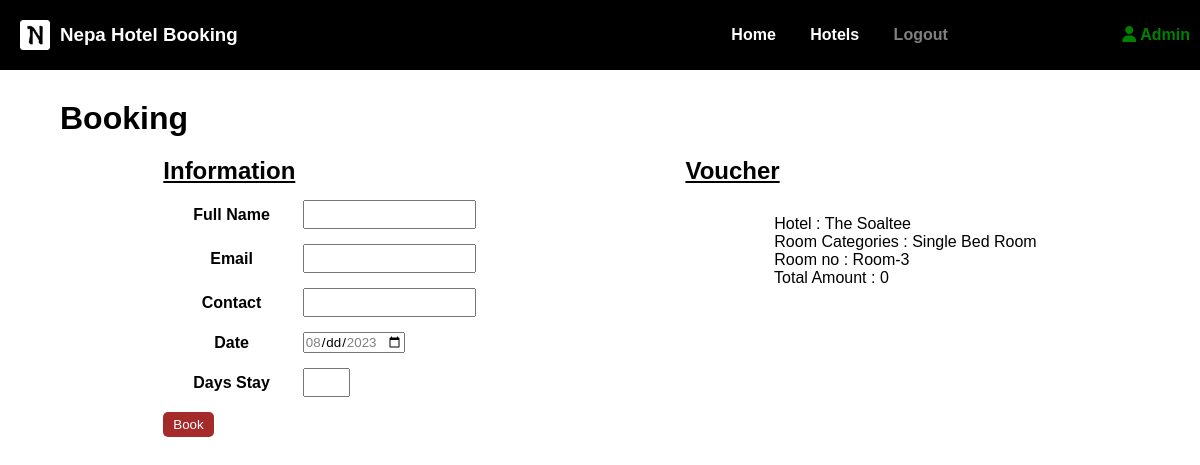
The page /book.php?rid=14&cid=12 (signed in) on the database its author committed.
### tables this page shows
CREATE TABLE IF NOT EXISTS `account` (
  `id` bigint(20) NOT NULL AUTO_INCREMENT,
  `username` varchar(255) NOT NULL,
  `password` varchar(255) NOT NULL,
  `email` varchar(255) NOT NULL,
  `role` text NOT NULL,
  PRIMARY KEY (`id`)
);

CREATE TABLE IF NOT EXISTS `hotels` (
  `hid` bigint(20) NOT NULL AUTO_INCREMENT,
  `hotel_name` varchar(255) NOT NULL,
  `hotel_img` varchar(255) NOT NULL,
  `hotel_desc` text NOT NULL,
  `hotel_address` varchar(255) NOT NULL,
  `manager` text NOT NULL,
  `active` text NOT NULL,
  PRIMARY KEY (`hid`)
);

CREATE TABLE IF NOT EXISTS `categories` (
  `cid` int(11) NOT NULL AUTO_INCREMENT,
  `cname` text NOT NULL,
  `cimg` text NOT NULL,
  `cprice` varchar(20) NOT NULL,
  `hid` bigint(20) NOT NULL,
  `cdesc` text NOT NULL,
  PRIMARY KEY (`cid`)
);

CREATE TABLE IF NOT EXISTS `rooms` (
  `rid` bigint(20) NOT NULL AUTO_INCREMENT,
  `room` varchar(30) NOT NULL,
  `cid` bigint(20) NOT NULL,
  `cname` text NOT NULL,
  `hid` bigint(20) NOT NULL,
  `status` text NOT NULL,
  PRIMARY KEY (`rid`)
);

### components/function.php (called while the page is built, shortened)
<?php
function check_login($con)
{
    if (isset($_SESSION['siid'])) {
        $id = $_SESSION['siid'];
        $query = "select * from account where id = '$id' limit 1";
        $result = mysqli_query($con, $query);
        if ($result && mysqli_num_rows($result) > 0) {
            $userdata = mysqli_fetch_assoc($result);
            return $userdata;
        }
    } else {
        header("Location: login.php");
    }
}

### book.php (the view, shortened to what this page needs)
<!DOCTYPE html>
<html lang="en">
<head>
  <link rel="stylesheet" href="css/styles.css" />
  <link rel="stylesheet" href="css/index.css" />
  <link rel="stylesheet" href="css/search.css" />
  <link rel="stylesheet" href="css/desc.css" />
  <link rel="stylesheet" href="https://cdnjs.cloudflare.com/ajax/libs/font-awesome/4.7.0/css/font-awesome.min.css" />
  <link rel="stylesheet" href="fontawesome/css/all.min.css">
  <link rel="stylesheet" href="fontawesome/css/fontawesome.min.css">
</head>
<body>
  <?php include("components/header.php"); ?>
  <?php
  if (isset($_GET['rid']) && isset($_GET['cid'])) {
    $rid = $_GET["rid"];
    $cid = $_GET["cid"];
    $result = mysqli_query($con, "SELECT * FROM rooms WHERE rid =$rid");
    $room = mysqli_fetch_array($result);
    $rresult = mysqli_query($con, "SELECT * FROM categories WHERE cid =$cid");
    $category = mysqli_fetch_array($rresult);
    $hid = $category['hid'];
    $rresult = mysqli_query($con, "SELECT * FROM hotels WHERE hid =$hid");
    $hotel = mysqli_fetch_array($rresult);
  } else {
    header('Location: hotel.php');
  }
  ?>
  <div class="container px">
    <h1>Booking</h1>
    <div class="description">
      <form action="" method="post">
        <h2><u>Information</u></h2>
        <table>
          <tr>
            <th class="py"><label for="fname">Full Name</label></th>
            <td><input class="sinput" type="text" name="fname" id="fname"></td>
          </tr>
          <tr>
            <th class="py"><label for="email">Email</label></th>
            <td><input class="sinput" type="email" name="email" id="email" required></td>
          </tr>
          <tr>
            <th class="py"><label for="contact">Contact</label></th>
            <td><input class="sinput" type="text" name="contact" id="contact" required></td>
          </tr>
          <tr>
            <th class="py">
              <label for="datemin"><strong>Date</strong></label><br>
            </th>
            <td>
              <input type="date" id="checked_in" name="checked_in" max="<?php echo date("Y-m-d", strtotime("+3 day")); ?>" min="<?php echo date("Y-m-d", strtotime("+1 day")); ?>" required>
            </td>
          </tr>
          <tr>
            <th class="py"><label for="days">Days Stay</label></th>
            <td><input class="sinput" type="number" name="days" id="days" min="1" max="7" required></td>
          </tr>
        </table>
        <Button class="btn" type="submit" name="book">Book</Button>
      </form>
      <div class="voucher">
        <h2><u>Voucher</u></h2>
        <pre class="px">
                    Hotel : <span><?php echo $hotel['hotel_name']; ?></span>
                    Room Categories : <span><?php echo $category['cname']; ?></span>
                    Room no : <span><?php echo $room['room'] ?></span>
                    Total Amount : <span id="myP"></span>
                </pre>
      </div>
    </div>
  </div>
</body>
</html>

### components/header.php (shortened to what this page needs)
<?php
include("components/connection.php");
include("components/function.php");
$userdata = check_login($con);
?>
<nav>
    <div class="header">
        <h3><a href="index.php"><img src="img/favicon.ico" alt=""> Nepa Hotel Booking</a></h3>
        <ul>
            <li><a href="index.php">Home</a></li>
            <li><a href="hotel.php">Hotels</a></li>
            <li><a style="color:grey;" href="components/logout.php" onclick="return confirm('Are you sure want to logout?')">Logout</a></li>
        </ul>
        <p style="color: green; font-weight:bolder; padding: 0px 5px;"><i class="fa-solid fa-user"></i> <?php echo ucwords($userdata['username']); ?></p>
    </div>
</nav>

### css/styles.css (style rules this page uses)
* { margin: 0; box-sizing: border-box; padding: 0; font-family: 'Gill Sans', 'Gill Sans MT', Calibri, 'Trebuchet MS', sans-serif; }
.container { width: 90%; margin: auto; }
.px { padding: 30px 0; }
.py { padding: 0 30px; }
.btn { padding: 5px 10px; outline: none; border: none; background-color: brown; color: white; border-radius: 5px; cursor: pointer; }
.sinput { padding: 5px 10px; }

### css/index.css (style rules this page uses)
nav { background-color: black; color: white; padding: 5px; }
.header { display: flex; align-items: center; margin: 15px 0; }
nav img { width: 30px; margin-right: 10px; }
nav h3 { margin: 0px 15px; flex-grow: 6; }
nav h3 a { display: flex; align-items: center; text-decoration: none; color: white; }
nav ul { list-style: none; justify-content: flex-end; flex-grow: 2; }
nav ul li { display: inline-block; }
nav ul li a { text-decoration: none; padding: 0px 15px; color: white; font-weight: bold; }

### css/desc.css (style rules this page uses)
.description { display: flex; margin: 20px auto; justify-content: space-around; flex-wrap: wrap; }
table { border-collapse: separate; border-spacing: 0 15px; }
td { padding: 0px 3px; }

### rows shown on the page
account: username "Admin"
hotels: hotel_name "The Soaltee"
categories: cname "Single Bed Room"
rooms: room "Room-3"
